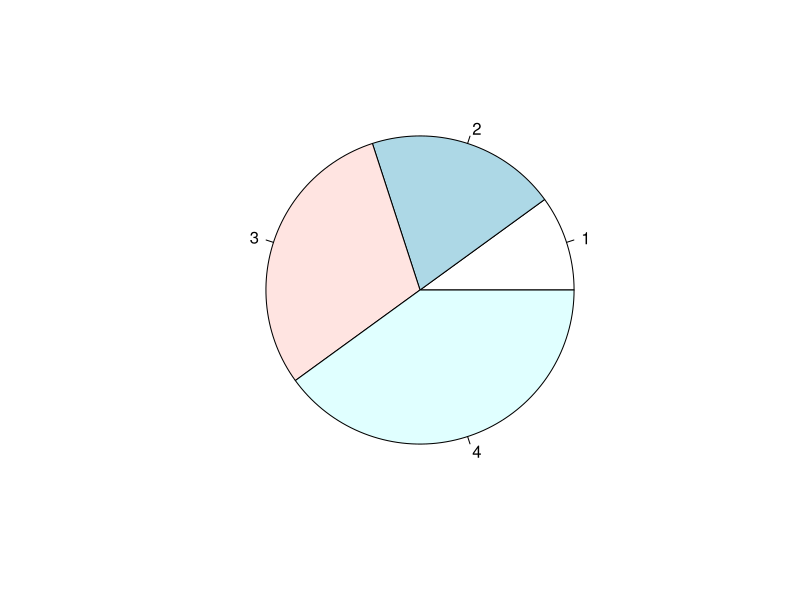
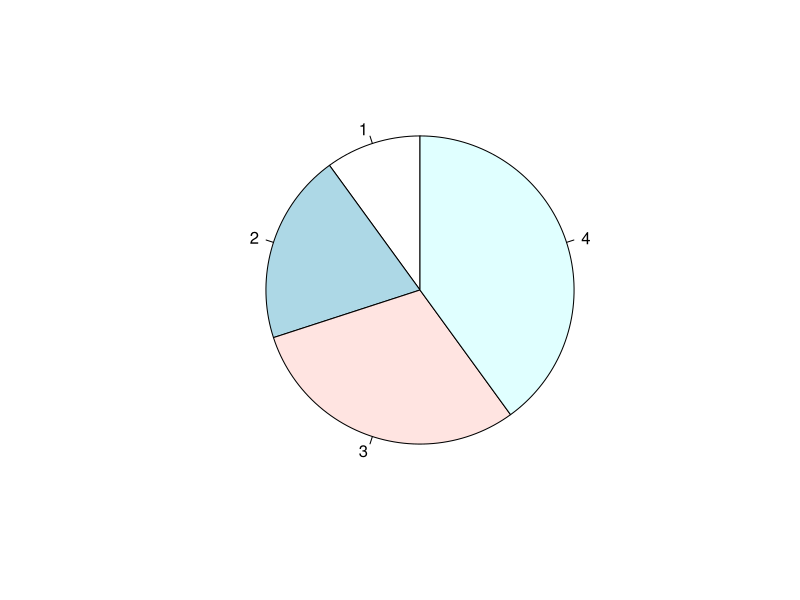
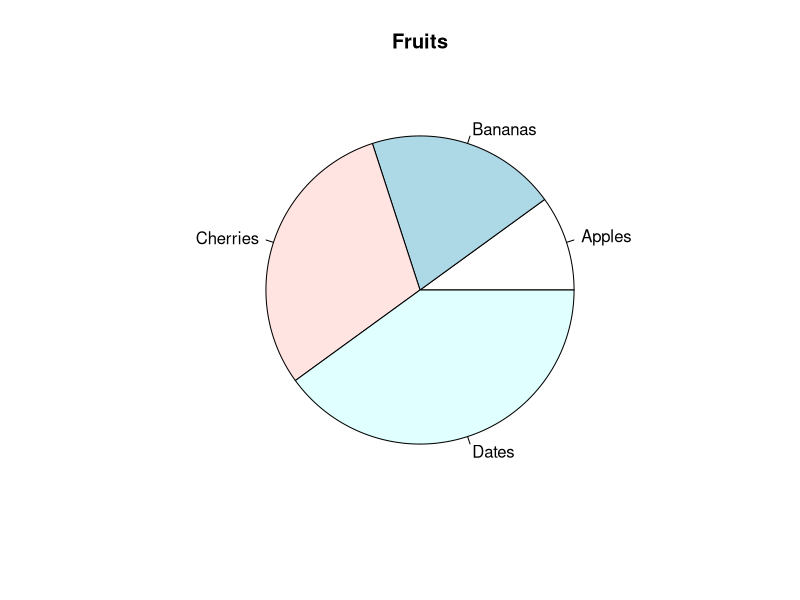
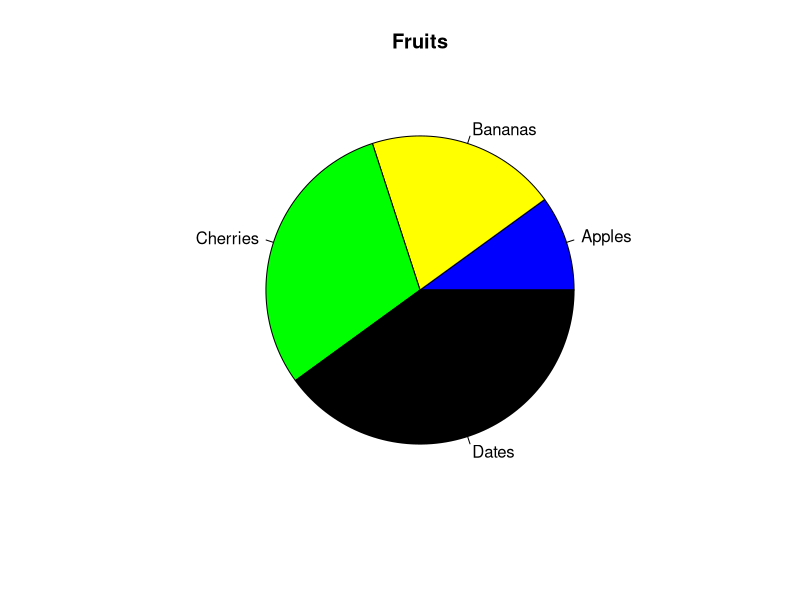
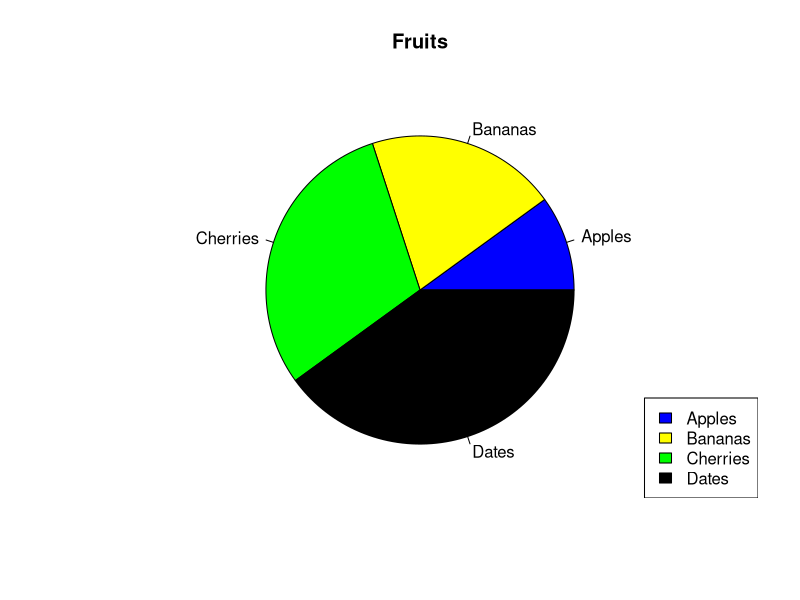

The R script that drew these images, in order:
# 1- Pie Charts
png(file = "out1.png")

x <- c(10,20,30,40)

pie(x)


# 2- Start Angle
png(file = "out2.png")

x <- c(10,20,30,40)

pie(x, init.angle = 90)


# 3- Lables and Header
png(file = "out3.png")

x <- c(10,20,30,40)

mylabel <- c("Apples", "Bananas", "Cherries", "Dates")

pie(x, label = mylabel, main = "Fruits")


# 4- Colors
png(file = "out4.png")

x <- c(10,20,30,40)

mylabel <- c("Apples", "Bananas", "Cherries", "Dates")

colors <- c("blue", "yellow", "green", "black")

pie(x, label = mylabel, main = "Fruits", col = colors)


# 5- Legend
png(file = "out5.png")

x <- c(10,20,30,40)

mylabel <- c("Apples", "Bananas", "Cherries", "Dates")

colors <- c("blue", "yellow", "green", "black")

pie(x, label = mylabel, main = "Fruits", col = colors)

legend("bottomright", mylabel, fill = colors)